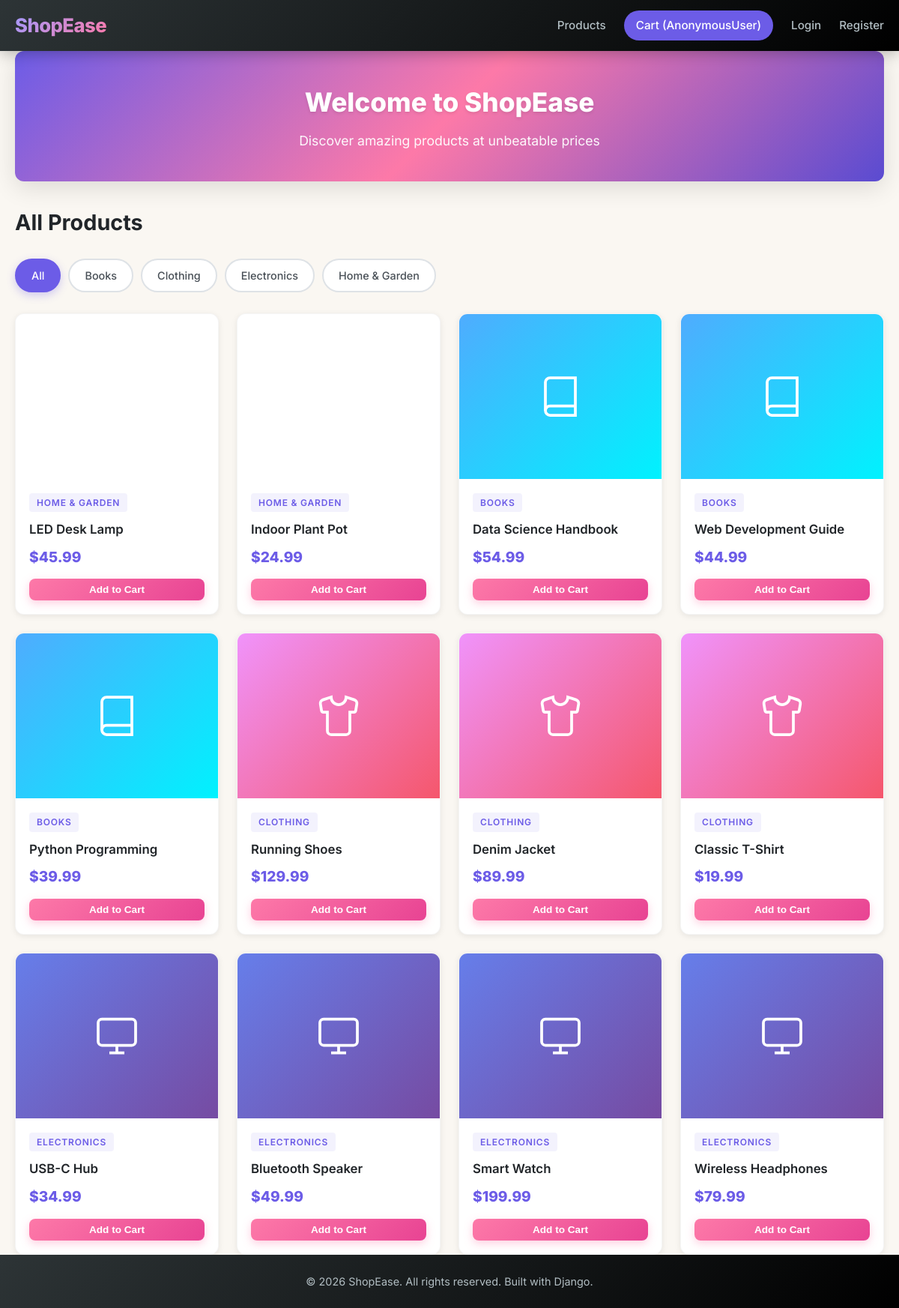
The page / on the database its author committed.
### products/models.py (models this page shows, shortened)
class Category(models.Model):
    name = models.CharField(max_length=200)
    slug = models.SlugField(unique=True)
    description = models.TextField(blank=True)
    class Meta:
        verbose_name_plural = 'categories'
        ordering = ['name']

class Product(models.Model):
    category = models.ForeignKey(Category, on_delete=models.CASCADE, related_name='products')
    name = models.CharField(max_length=200)
    slug = models.SlugField(unique=True)
    description = models.TextField()
    price = models.DecimalField(max_digits=10, decimal_places=2)
    image = models.ImageField(upload_to='products/', blank=True, null=True)
    stock = models.PositiveIntegerField(default=0)
    available = models.BooleanField(default=True)
    created = models.DateTimeField(auto_now_add=True)
    updated = models.DateTimeField(auto_now=True)
    class Meta:
        ordering = ['-created']
    def get_absolute_url(self):
        return f'/product/{self.slug}/'
    @property
    def in_stock(self):
        return self.stock > 0

### products/views.py (the view)
# urls.py: path('', views.product_list, name='product_list'),
def product_list(request):
    products = Product.objects.filter(available=True)
    category_slug = request.GET.get('category')
    if category_slug:
        products = products.filter(category__slug=category_slug)
    categories = Category.objects.all()
    context = {
        'products': products,
        'categories': categories,
        'active_category': category_slug,
    }
    return render(request, 'products/product_list.html', context)

### templates/products/product_list.html (shortened to what this page needs)
{% extends 'base.html' %}
{% block content %}
<div class="products-page">
    <div class="hero-banner">
        <h1>Welcome to ShopEase</h1>
        <p>Discover amazing products at unbeatable prices</p>
    </div>
    <div class="page-header">
        <h1>{% if active_category %}{{ active_category|title }} Products{% else %}All Products{% endif %}</h1>
    </div>
    <div class="category-filter">
        <a href="{% url 'product_list' %}" class="filter-btn {% if not active_category %}active{% endif %}">All</a>
        {% for category in categories %}
        <a href="?category={{ category.slug }}" class="filter-btn {% if active_category == category.slug %}active{% endif %}">{{ category.name }}</a>
        {% endfor %}
    </div>
    <div class="products-grid">
        {% for product in products %}
        <div class="product-card">
            <a href="{{ product.get_absolute_url }}">
                <div class="product-image-wrapper">
                    {% if product.image %}
                    <img src="{{ product.image.url }}" alt="{{ product.name }}" class="product-image">
                    {% else %}
                    <div class="product-image-placeholder {{ product.category.slug }}">
                        {% if product.category.slug == 'electronics' %}
                        <svg width="60" height="60" viewBox="0 0 24 24" fill="none" stroke="currentColor" stroke-width="1.5"><rect x="2" y="3" width="20" height="14" rx="2"/><line x1="8" y1="21" x2="16" y2="21"/><line x1="12" y1="17" x2="12" y2="21"/></svg>
                        {% elif product.category.slug == 'clothing' %}
                        <svg width="60" height="60" viewBox="0 0 24 24" fill="none" stroke="currentColor" stroke-width="1.5"><path d="M20.38 3.46L16 2a4 4 0 01-8 0L3.62 3.46a2 2 0 00-1.34 2.23l.58 3.47a1 1 0 00.99.84H6v10c0 1.1.9 2 2 2h8a2 2 0 002-2V10h2.15a1 1 0 00.99-.84l.58-3.47a2 2 0 00-1.34-2.23z"/></svg>
                        {% elif product.category.slug == 'books' %}
                        <svg width="60" height="60" viewBox="0 0 24 24" fill="none" stroke="currentColor" stroke-width="1.5"><path d="M4 19.5A2.5 2.5 0 016.5 17H20"/><path d="M6.5 2H20v20H6.5A2.5 2.5 0 014 19.5v-15A2.5 2.5 0 016.5 2z"/></svg>
                        {% else %}
                        <svg width="60" height="60" viewBox="0 0 24 24" fill="none" stroke="currentColor" stroke-width="1.5"><path d="M3 9l9-7 9 7v11a2 2 0 01-2 2H5a2 2 0 01-2-2z"/><polyline points="9 22 9 12 15 12 15 22"/></svg>
                        {% endif %}
                    </div>
                    {% endif %}
                </div>
            </a>
            <div class="product-info">
                <span class="product-category">{{ product.category.name }}</span>
                <h3><a href="{{ product.get_absolute_url }}">{{ product.name }}</a></h3>
                <p class="product-price">${{ product.price }}</p>
                <form method="post" action="{% url 'add_to_cart' product.id %}">
                    {% if product.in_stock %}
                    <button type="submit" class="btn btn-primary btn-small add-to-cart-btn">Add to Cart</button>
                    {% else %}
                    <button type="button" class="btn btn-disabled" disabled>Out of Stock</button>
                    {% endif %}
                </form>
            </div>
        </div>
        {% empty %}
        <div class="empty-state">
            <p>No products found.</p>
        </div>
        {% endfor %}
    </div>
</div>
{% endblock %}

### templates/base.html (shortened to what this page needs)
<!DOCTYPE html>
<html lang="en">
<head>
    <link rel="stylesheet" href="/static/css/style.css">
</head>
<body>
    <nav class="navbar">
        <div class="nav-container">
            <a href="{% url 'product_list' %}" class="logo">ShopEase</a>
            <div class="nav-links">
                <a href="{% url 'product_list' %}">Products</a>
                <a href="{% url 'cart_detail' %}" class="cart-link">
                    Cart (<span id="cart-count">{{ request.user|default_if_none:"" }}</span>)
                </a>
                {% if user.is_authenticated %}
                    <a href="{% url 'order_history' %}">My Orders</a>
                    <div class="profile-dropdown">
                        <button class="profile-icon-btn">
                            <span class="profile-avatar-sm">{{ user.username|first|upper }}</span>
                        </button>
                        <div class="profile-dropdown-menu">
                            <div class="dropdown-header">
                                <span class="dropdown-avatar">{{ user.username|first|upper }}</span>
                                <div class="dropdown-user-info">
                                    <span class="dropdown-username">{{ user.username }}</span>
                                    <span class="dropdown-email">{{ user.email|default:"No email" }}</span>
                                </div>
                            </div>
                            <div class="dropdown-divider"></div>
                            <a href="{% url 'profile' %}" class="dropdown-item">
                                <svg width="16" height="16" viewBox="0 0 24 24" fill="none" stroke="currentColor" stroke-width="2"><path d="M20 21v-2a4 4 0 00-4-4H8a4 4 0 00-4 4v2"/><circle cx="12" cy="7" r="4"/></svg>
                                My Profile
                            </a>
                            <a href="{% url 'order_history' %}" class="dropdown-item">
                                <svg width="16" height="16" viewBox="0 0 24 24" fill="none" stroke="currentColor" stroke-width="2"><path d="M6 2L3 6v14a2 2 0 002 2h14a2 2 0 002-2V6l-3-4z"/><line x1="3" y1="6" x2="21" y2="6"/><path d="M16 10a4 4 0 01-8 0"/></svg>
                                My Orders
                            </a>
                            <div class="dropdown-divider"></div>
                            <a href="{% url 'logout' %}" class="dropdown-item logout">
                                <svg width="16" height="16" viewBox="0 0 24 24" fill="none" stroke="currentColor" stroke-width="2"><path d="M9 21H5a2 2 0 01-2-2V5a2 2 0 012-2h4"/><polyline points="16 17 21 12 16 7"/><line x1="21" y1="12" x2="9" y2="12"/></svg>
                                Logout
                            </a>
                        </div>
                    </div>
                {% else %}
                    <a href="{% url 'login' %}">Login</a>
                    <a href="{% url 'register' %}">Register</a>
                {% endif %}
            </div>
        </div>
    </nav>
    <main class="container">
        {% block content %}{% endblock %}
    </main>
    <footer class="footer">
        <div class="container">
            <p>&copy; 2026 ShopEase. All rights reserved. Built with Django.</p>
        </div>
    </footer>
</body>
</html>

### templates/base.html (style rules this page uses)
body { font-family: 'Inter', sans-serif; }

### rows shown on the page
Category: name "Books"
Category: name "Clothing"
Category: name "Electronics"
Category: name "Home & Garden"
Product: category.name "HOME & GARDEN", name "LED Desk Lamp", price "45.99", stock "Add to Cart"
Product: category.name "HOME & GARDEN", name "Indoor Plant Pot", price "24.99", stock "Add to Cart"
Product: category.name "BOOKS", name "Data Science Handbook", price "54.99", stock "Add to Cart"
Product: category.name "BOOKS", name "Web Development Guide", price "44.99", stock "Add to Cart"
Product: category.name "BOOKS", name "Python Programming", price "39.99", stock "Add to Cart"
Product: category.name "CLOTHING", name "Running Shoes", price "129.99", stock "Add to Cart"
Product: category.name "CLOTHING", name "Denim Jacket", price "89.99", stock "Add to Cart"
Product: category.name "CLOTHING", name "Classic T-Shirt", price "19.99", stock "Add to Cart"
Product: category.name "ELECTRONICS", name "USB-C Hub", price "34.99", stock "Add to Cart"
Product: category.name "ELECTRONICS", name "Bluetooth Speaker", price "49.99", stock "Add to Cart"
Product: category.name "ELECTRONICS", name "Smart Watch", price "199.99", stock "Add to Cart"
Product: category.name "ELECTRONICS", name "Wireless Headphones", price "79.99", stock "Add to Cart"

### other values the page prints
{{ request.user|default_if_none:"" }} "AnonymousUser"
